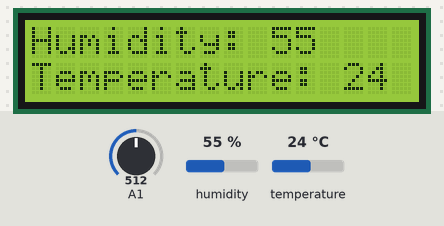
Bench run of a sketch on a simulated Arduino Uno, built with avr-gcc and run on an emulated ATmega328P. Shown: 16×2 character LCD. Inputs (shaded band) come from the test bench; at power-on: humidity 55 %, temperature 24 °C, A1 = 512. What the sketch prints to the serial monitor is not drawn.

Above: at 6.7 s.
6.8 s: humidity set to 22 %
At 16.5 s:
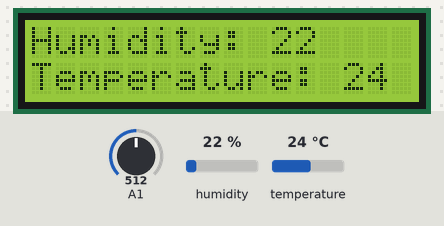
17.2 s: temperature set to 12 °C
At 27.0 s:
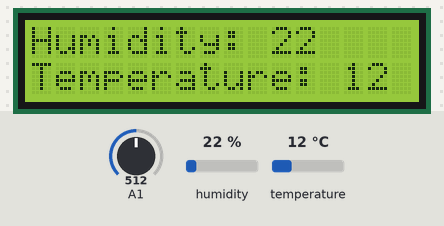
27.3 s: humidity set to 40 %
At 36.7 s:
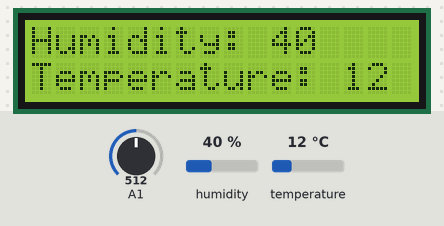
37.3 s: temperature set to 19 °C
At 47.4 s:
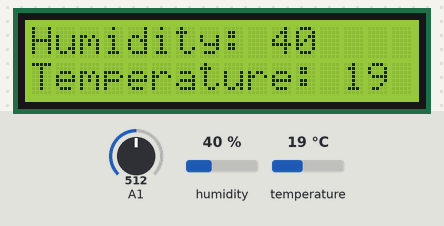
Timing chart, 0 to 48.4 s (numbered marks = the images above; inputs shaded):
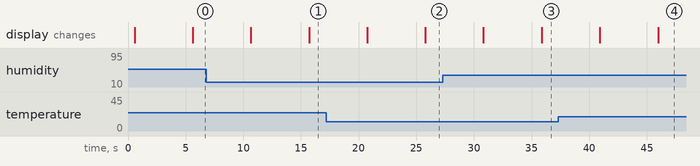

Measured:
- after the input at 6.8 s, the display: first differs from a run without the input after 8.9 s (image 1)
- after the input at 17.2 s, the display: first differs from a run without the input after 8.6 s (image 2)
- after the input at 27.3 s, the display: first differs from a run without the input after 8.6 s (image 3)
- after the input at 37.3 s, the display: first differs from a run without the input after 8.7 s (image 4)

The sketch:

weatherparameters.ino
```cpp
#include <LiquidCrystal_I2C.h>
#include <Wire.h>

#include "dht.h"
#define dht_apin A0 // Analog Pin sensor is connected to

dht DHT;
int hum;
int temp;
int rainSensVal;

LiquidCrystal_I2C lcd(0x27, 16, 2);
void setup()
{
  Serial.begin(9600);
  delay(500);
  lcd.begin(16,2);
  lcd.clear();
  lcd.backlight();
  lcd.setCursor(0,0);
  lcd.print("Weather station");
  delay(5000);

}

void loop()
{
  DHT.read11(dht_apin);
  rainSensVal = analogRead(A1);

  ///////////////////TEMPERATURE & HUMIDITY//////////////////////

  lcd.clear();
  lcd.setCursor(0,0);
  lcd.print("Humidity: ");

  hum = DHT.humidity;
  lcd.print(hum);

  Serial.println("Humidity: ");
  Serial.print(DHT.humidity);

  lcd.setCursor(0,1);
  lcd.print("Temperature: ");

  temp = DHT.temperature;
  lcd.print(temp);

  Serial.println("Temperature: ");
  Serial.print(temp);

  delay(5000);

  /////////////////////RAIN DETECTION/////////////////////////

  Serial.println("Rain sensor: ");
  Serial.print(rainSensVal);

  if(rainSensVal > 800){
    lcd.clear();
    lcd.setCursor(0,0);
    lcd.print("    NO RAIN ");
  }

  if(rainSensVal <= 800 && rainSensVal > 600){
    lcd.setCursor(0,0);
    lcd.print("IT IS RAINING   ");
    lcd.setCursor(0,1);
    lcd.print("AMOUNT: LOW ");
  }

  if(rainSensVal <= 600 && rainSensVal > 460){
    lcd.setCursor(0,0);
    lcd.print("IT IS RAINING   ");
    lcd.setCursor(0,1);
    lcd.print("AMOUNT: MEDIUM ");
  }

  if(rainSensVal < 460){
    lcd.setCursor(0,0);
    lcd.print("IT IS RAINING   ");
    lcd.setCursor(0,1);
    lcd.print("AMOUNT: HIGH    ");
  }

  delay(5000);

}
```
